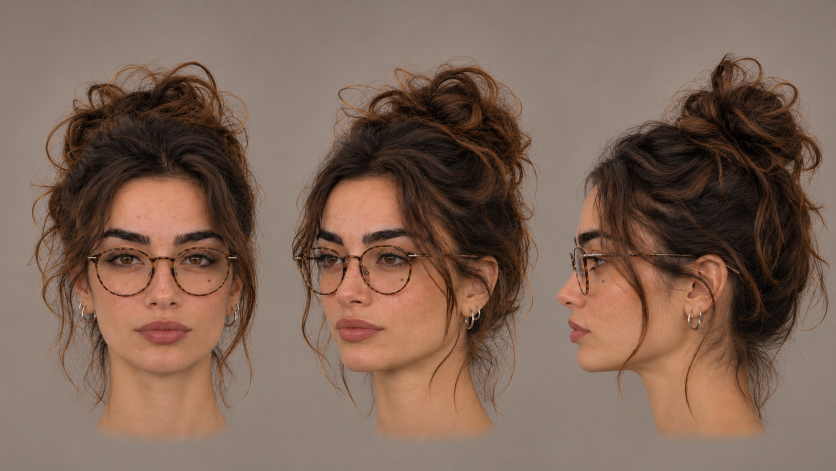
#> input picture resources/eva_turnaround_1.jpg, 1672 x 941 px (shown at 1/2 size)
$ python -i gflow_batch_ingest.py   (imports and definitions only)   (older library calls are emulated)
#> lines starting #> are read from the running program, lines starting #| are printed output that depends on the picture; after the words box and inside, x2 and y2 are one past the last pixel; in counts of white or black regions, pixels touching at a corner belong together
#> further down, picture is the input picture: shape (941, 1672, 3); mean B, G, R 86.8, 100.7, 125.7
"""Project-agnostic Google Flow & @Eva post-production utility for reel-avatar-cloner.

Subcommands:
  check            Verify gflow-cli auth session and Google Flow credits balance ($0 cost)
  trim             Trim leading/trailing silence (sample-accurate A/V) or concat split takes
  grade            Normalize LAB luminance/white balance & midtone gamma=1.10 (fixes "accesi" Flow outputs at $0 cost)
  popout-pip       Render 1036x850 true-alpha VP9 WebM (yuva420p) 3D pop-out PIP clip for Remotion <OffthreadVideo transparent />
  gen-room-anchor  Generate a face-locked Room B reference PNG via i2i relighting (Change-One-Variable rule)
  pick-anchor      Extract the sharpest relaxed-mouth, hand-free master anchor PNG from a generated video clip
  match-audio      Match clip vocal spectrum (highpass + 8-band EQ + acompressor + 2-pass -14 LUFS) to golden voice
"""
from __future__ import annotations

import argparse
import json
import math
import os
import re
import shutil
import subprocess
import sys
import tempfile
import wave
from pathlib import Path

import cv2
import numpy as np

DEFAULT_CANONICAL_ANCHOR = Path(__file__).resolve().parent.parent / "resources" / "eva_canonical_warm_armadio.png"


# [520 lines left out: functions find_gflow_bin, ffprobe_duration, has_audio, measure_adaptive_silence_threshold, detect_speech_bounds, trim_clip_to_speech and 4 more, not called in this run]


def _detect_portrait_face(bgr: np.ndarray) -> tuple[int, int, int, int]:
    """Locate primary central face box (x, y, w, h) via YCrCb skin segmentation (headless OpenCV safe)."""
    h, w = bgr.shape[:2]
#> h = 941; w = 1672
    ycrcb = cv2.cvtColor(bgr, cv2.COLOR_BGR2YCrCb)
#> ycrcb: shape (941, 1672, 3); mean of channels 0, 1, 2 106.6, 141.8, 116.8
    y0, y1 = int(0.14 * h), int(0.66 * h)
#> y0 = 131; y1 = 621
    x0, x1 = int(0.20 * w), int(0.80 * w)
#> x0 = 334; x1 = 1337
    roi = ycrcb[y0:y1, x0:x1]
#> roi: shape (490, 1003, 3); mean of channels 0, 1, 2 92.5, 142.6, 116.5
    skin = (
        (roi[:, :, 0] > 55)
        & (roi[:, :, 1] >= 134)
        & (roi[:, :, 1] <= 174)
        & (roi[:, :, 2] >= 78)
        & (roi[:, :, 2] <= 128)
    ).astype(np.uint8)
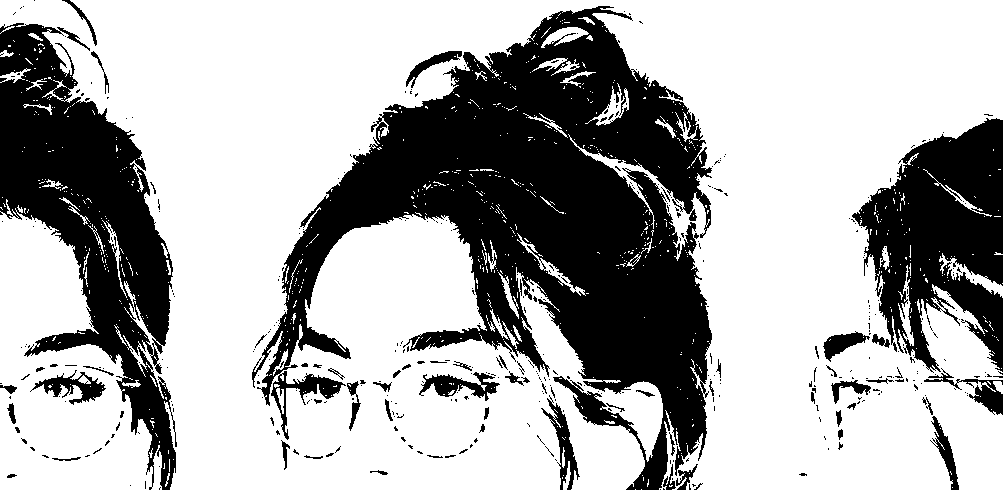
#> skin: shape (490, 1003); values 0 (black) and 1 (white), 67.6% white; 422 black regions (361 under 20 px), largest, box (x1, y1, x2, y2) and area: (252, 6, 712, 490) 92175, (0, 23, 177, 490) 34580, (852, 118, 1003, 373) 22233
    skin = cv2.morphologyEx(skin, cv2.MORPH_OPEN, np.ones((5, 5), np.uint8))
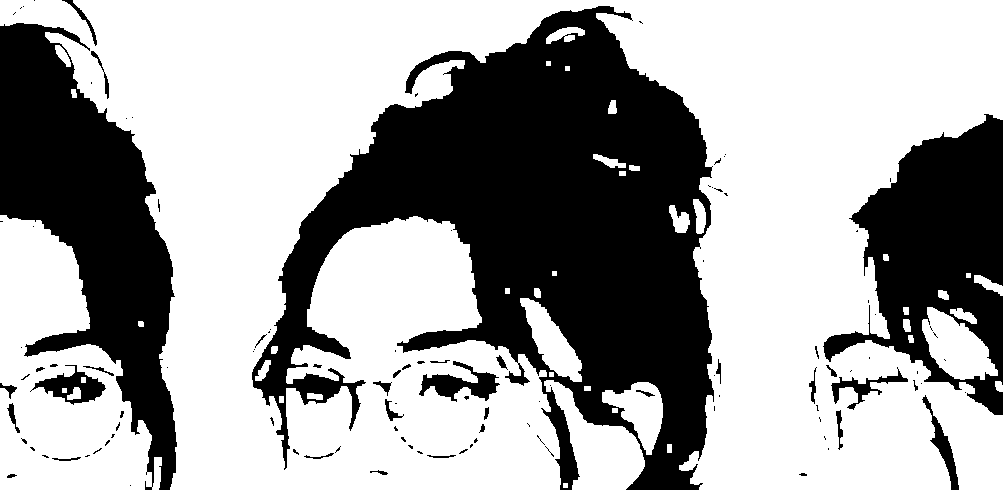
#> skin: shape (490, 1003); values 0 (black) and 1 (white), 64% white; 113 black regions (78 under 20 px), largest, box (x1, y1, x2, y2) and area: (252, 6, 714, 490) 105093, (0, 23, 177, 490) 38513, (823, 114, 1003, 415) 26813
    skin = cv2.morphologyEx(skin, cv2.MORPH_CLOSE, np.ones((9, 9), np.uint8))
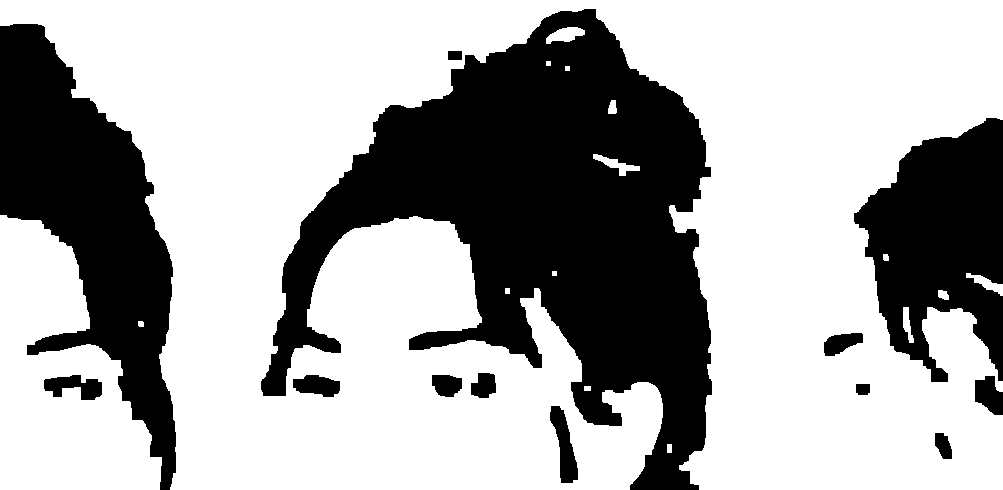
#> skin: shape (490, 1003); values 0 (black) and 1 (white), 66.1% white; 13 black regions, largest, box (x1, y1, x2, y2) and area: (261, 9, 712, 490) 98821, (0, 24, 176, 490) 37767, (854, 118, 1003, 382) 24533
    n_lbl, _, stats, centroids = cv2.connectedComponentsWithStats(skin, connectivity=8)
#> n_lbl = 17; stats = 17 rows, first 6: [0, 9, 1003, 481, 166848], [0, 0, 1003, 490, 295093], [546, 27, 39, 17, 405], [546, 61, 5, 5, 25], [565, 66, 5, 5, 25], [608, 100, 9, 14, 102]; centroids = 17 rows, first 8: [500.7, 229.9], [541.6, 240.4], [564.9, 34.38], [548, 63], [567, 68], [612.1, 107.2], [616.1, 164.3], [58.95, 379.1]
    best_idx = -1
    best_area = 0
    for lbl in range(1, n_lbl):
        area = int(stats[lbl, cv2.CC_STAT_AREA])
        cx_rel = float(centroids[lbl][0]) / max(1.0, float(x1 - x0))
        if area > best_area and 0.15 <= cx_rel <= 0.85:
            best_area = area
            best_idx = lbl
#> this loop made 16 passes
#> (area, cx_rel, best_area) on pass 1: (295093, 0.54, 295093)
#> (area, cx_rel) on passes 2 to 7: (405, 0.563), (25, 0.546), (25, 0.565), (102, 0.61), (358, 0.614), (27798, 0.0588)
#> after the loop, best_area = 295093; best_idx = 1
    if best_idx > 0 and best_area > int(0.015 * h * w):
        bx = x0 + int(stats[best_idx, cv2.CC_STAT_LEFT])
#> bx = 334
        by = y0 + int(stats[best_idx, cv2.CC_STAT_TOP])
#> by = 131
        bw = int(stats[best_idx, cv2.CC_STAT_WIDTH])
#> bw = 1003
        bh = min(int(stats[best_idx, cv2.CC_STAT_HEIGHT]), int(bw * 1.25))
#> bh = 490
        return bx, by, bw, max(bw, bh)
    return int(w * 0.28), int(h * 0.24), int(w * 0.44), int(h * 0.28)


ROOM_PRESET_DESCRIPTIONS = {
    "grey-plaster": (
        "Clean matte pale-grey interior plaster bedroom wall with a vertical wall corner seam on the camera-right "
        "third, soft cool overcast natural indoor window daylight coming from camera-left onto her face and hair, "
        "removing the yellow wall and wooden wardrobe completely"
    ),
    "warm-cream": (
        "Soft neutral-warm plastered apartment wall with diffused indoor daylight and subtle corner shadow falloff, "
        "clean minimalist room background with no furniture clutter"
    ),
    "modern-office": (
        "Minimalist neutral-toned creative studio wall in soft natural indoor daylight with subtle shallow depth blur, "
        "no bright neon lights, keeping authentic smartphone UGC lighting"
    ),
}


# [348 lines left out: functions build_room_anchor_prompt, gen_room_anchor, pick_neutral_anchor, _extract_mono_wav_48k, _voiced_band_energies_db, match_audio_spectrum and 1 more, not called in this run]


# [2 lines not run here, left out]

>>> import cv2
>>> picture = cv2.imread('../resources/eva_turnaround_1.jpg')
>>> result = _detect_portrait_face(picture)
#> result = (334, 131, 1003, 1003)

$ run again, on resources/eva_con_tshirt.png
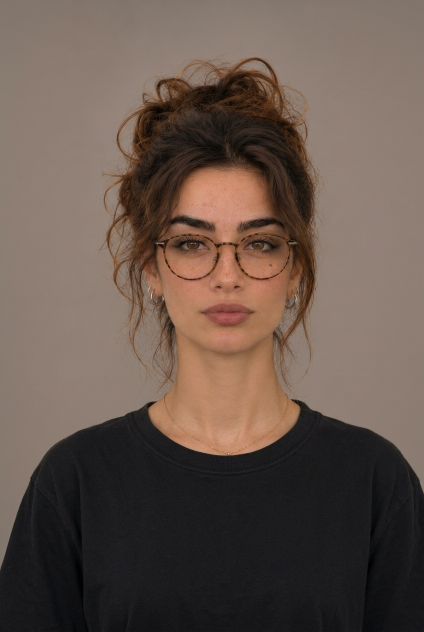
#> input picture resources/eva_con_tshirt.png, 848 x 1264 px (shown at 1/2 size)
#> picture is the input picture: shape (1264, 848, 3); mean B, G, R 77.5, 86.2, 102.4
#> ycrcb: shape (1264, 848, 3); mean of channels 0, 1, 2 90, 136.8, 120.8
#> roi: shape (658, 509, 3); mean of channels 0, 1, 2 103.8, 144.2, 114.5
#> in _detect_portrait_face, `skin = ( (roi[:, :, 0] > 55) & (roi[:, :, 1] >= 134) & (roi[:, :, 1] <..`:
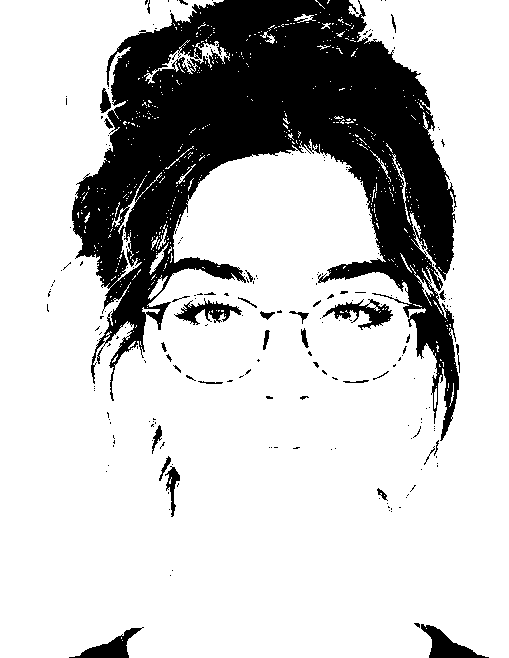
#> skin: shape (658, 509); values 0 (black) and 1 (white), 77.6% white; 224 black regions (191 under 20 px), largest, box (x1, y1, x2, y2) and area: (72, 0, 459, 441) 69494, (421, 624, 489, 658) 921, (322, 299, 393, 330) 827
#> in _detect_portrait_face, `skin = cv2.morphologyEx(skin, cv2.MORPH_CLOSE, np.ones((9, 9), np.uint..`:
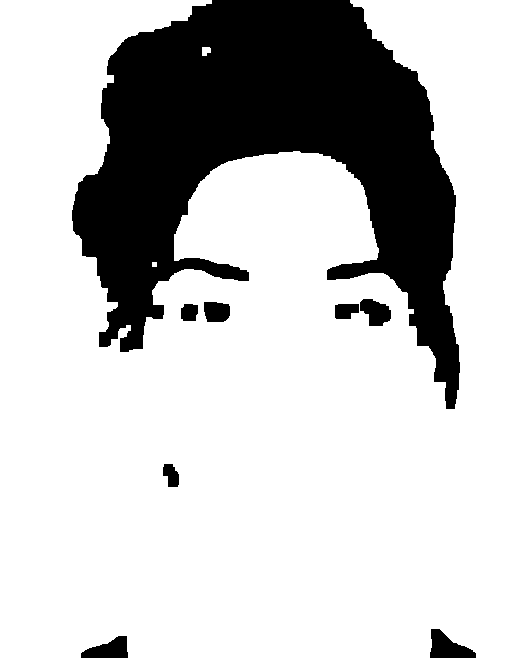
#> skin: shape (658, 509); values 0 (black) and 1 (white), 76.6% white; 8 black regions, largest, box (x1, y1, x2, y2) and area: (72, 0, 460, 409) 75149, (430, 629, 476, 658) 798, (81, 636, 128, 658) 675
#> n_lbl = 4; stats = [[72, 0, 404, 658, 78500], [0, 0, 509, 658, 256329], [202, 47, 9, 9, 68], [152, 262, 5, 5, 25]]; centroids = [[266.7, 164], [250.1, 379], [205.5, 50.53], [154, 264]]
#> the loop in _detect_portrait_face, `for lbl in range(1, n_lbl):` made 3 passes
#> (area, cx_rel, best_area) on pass 1: (256329, 0.491, 256329)
#> after the loop in _detect_portrait_face, `for lbl in range(1, n_lbl):`: best_area = 256329; best_idx = 1
#> bx = 169
#> by = 176
#> bw = 509
#> bh = 636
#> result = (169, 176, 509, 636)

$ run again, on resources/eva_front_single.png
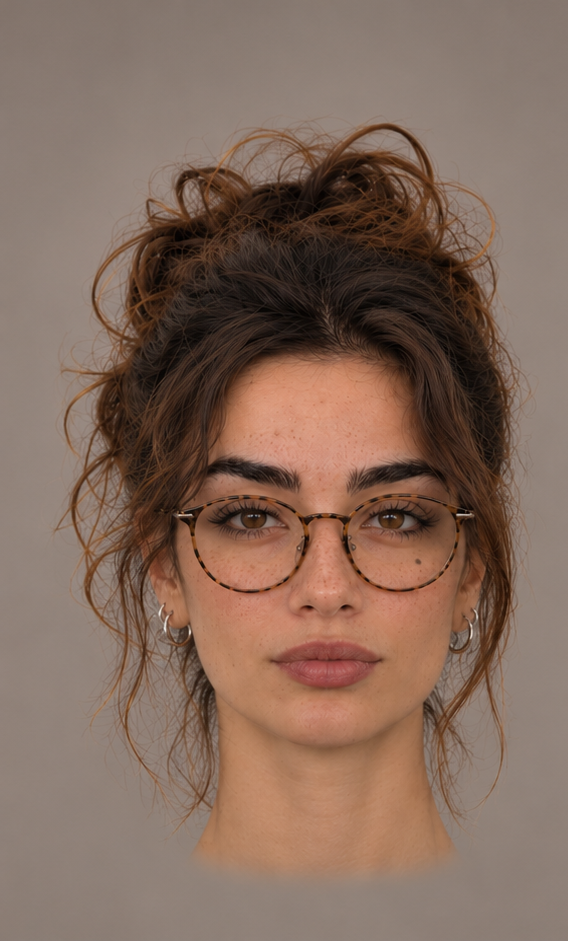
#> input picture resources/eva_front_single.png, 568 x 941 px
#> picture is the input picture: shape (941, 568, 3); mean B, G, R 91.8, 105.8, 131.3
#> ycrcb: shape (941, 568, 3); mean of channels 0, 1, 2 111.8, 142, 116.7
#> roi: shape (490, 341, 3); mean of channels 0, 1, 2 82.1, 145.4, 114.7
#> in _detect_portrait_face, `skin = ( (roi[:, :, 0] > 55) & (roi[:, :, 1] >= 134) & (roi[:, :, 1] <..`:
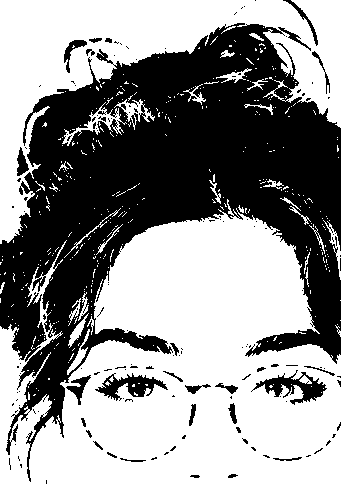
#> skin: shape (490, 341); values 0 (black) and 1 (white), 57.4% white; 148 black regions (119 under 20 px), largest, box (x1, y1, x2, y2) and area: (0, 23, 341, 482) 66786, (251, 370, 327, 405) 948, (95, 373, 168, 401) 855
#> in _detect_portrait_face, `skin = cv2.morphologyEx(skin, cv2.MORPH_CLOSE, np.ones((9, 9), np.uint..`:
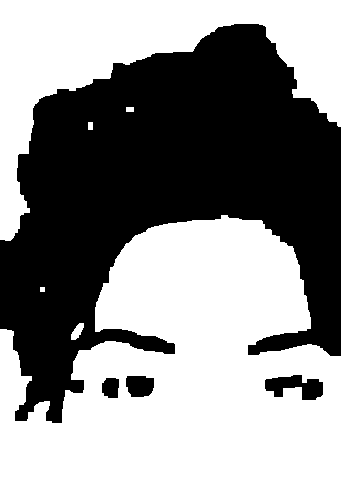
#> skin: shape (490, 341); values 0 (black) and 1 (white), 55.6% white; 4 black regions, box (x1, y1, x2, y2) and area: (0, 24, 341, 423) 72446, (265, 375, 323, 400) 891, (126, 376, 154, 397) 509, (102, 378, 119, 398) 294
#> n_lbl = 7; stats = [[0, 24, 341, 399, 74140], [0, 0, 341, 241, 27161], [126, 107, 8, 5, 40], [88, 122, 5, 8, 40], [0, 215, 341, 275, 65553], [40, 287, 5, 5, 25], [71, 323, 13, 17, 131]]; centroids = [[167.2, 197.1], [140.5, 55.82], [129.5, 109], [90, 125.5], [185.8, 376.2], [42, 289], [76.95, 331.1]]
#> the loop in _detect_portrait_face, `for lbl in range(1, n_lbl):` made 6 passes
#> (area, cx_rel, best_area) on passes 1, 4: (27161, 0.412, 27161), (65553, 0.545, 65553)
#> after the loop in _detect_portrait_face, `for lbl in range(1, n_lbl):`: best_area = 65553; best_idx = 4
#> bx = 113
#> by = 346
#> bw = 341
#> bh = 275
#> result = (113, 346, 341, 341)
